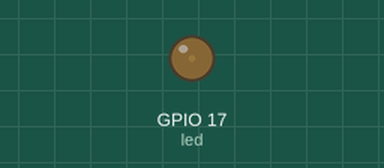
Recording of a program running on a simulated Raspberry Pi (BCM pin numbers). On the bench: output pins drawn as LEDs (lit = HIGH).

Above: at 0.05 s.
At 0.9 s:
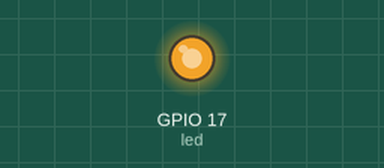
At 1.35 s:
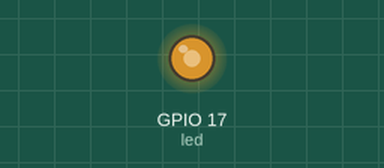
At 1.75 s:
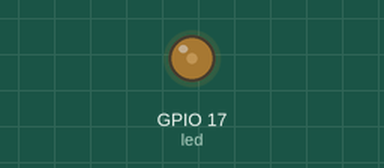
Timing chart, 0 to 4.6 s (numbered marks = the images above):
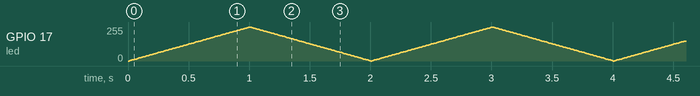

The program:

20241201-037-pwmled-with-for-loop.py
```python
#!/usr/bin/env python3
from gpiozero import PWMLED
from time import sleep
import numpy as np

led=PWMLED(17)
while True:
    for duty_ratio in np.arange(0.0, 1.0, 0.01):
        led.value=duty_ratio
        sleep(0.01)
    for duty_ratio in np.arange(1.0,0.0, -0.01):
        led.value=duty_ratio
        sleep(0.01)
```
